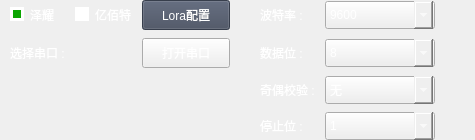
            <widget class="QWidget" name="widget_2" native="true">
             <layout class="QHBoxLayout" name="horizontalLayout_6">
              <property name="spacing">
               <number>0</number>
              </property>
              <property name="leftMargin">
               <number>0</number>
              </property>
              <property name="topMargin">
               <number>0</number>
              </property>
              <property name="rightMargin">
               <number>0</number>
              </property>
              <property name="bottomMargin">
               <number>0</number>
              </property>
              <item>
               <layout class="QGridLayout" name="gridLayout_serial_port_info" rowstretch="0,0,0,0">
                <property name="horizontalSpacing">
                 <number>10</number>
                </property>
                <property name="verticalSpacing">
                 <number>8</number>
                </property>
                <item row="1" column="1">
                 <widget class="QLabel" name="label_com_select">
                  <property name="styleSheet">
                   <string notr="true">QLabel {
	font: 9pt &quot;微软雅黑&quot;;
	color: white;
	max-width: 100px;
}</string>
                  </property>
                  <property name="text">
                   <string>选择串口 :</string>
                  </property>
                 </widget>
                </item>
                <item row="0" column="5">
                 <widget class="QLabel" name="label_baud_rate">
                  <property name="minimumSize">
                   <size>
                    <width>0</width>
                    <height>0</height>
                   </size>
                  </property>
                  <property name="maximumSize">
                   <size>
                    <width>100</width>
                    <height>16777215</height>
                   </size>
                  </property>
                  <property name="styleSheet">
                   <string notr="true">QLabel {
	font: 9pt &quot;微软雅黑&quot;;
	max-width: 100px;
	color: white;
}</string>
                  </property>
                  <property name="text">
                   <string>波特率 :</string>
                  </property>
                 </widget>
                </item>
                <item row="1" column="5">
                 <widget class="QLabel" name="label_data_bits">
                  <property name="styleSheet">
                   <string notr="true">QLabel {
	max-width: 100px;
	font: 9pt &quot;微软雅黑&quot;;
	color: white;
}</string>
                  </property>
                  <property name="text">
                   <string>数据位 :</string>
                  </property>
                 </widget>
                </item>
                <item row="0" column="4">
                 <spacer name="horizontalSpacer_9">
                  <property name="orientation">
                   <enum>Qt::Horizontal</enum>
                  </property>
                  <property name="sizeType">
                   <enum>QSizePolicy::Fixed</enum>
                  </property>
                  <property name="sizeHint" stdset="0">
                   <size>
                    <width>20</width>
                    <height>20</height>
                   </size>
                  </property>
                 </spacer>
                </item>
                <item row="3" column="5">
                 <widget class="QLabel" name="label_stop_bit">
                  <property name="styleSheet">
                   <string notr="true">QLabel {
	max-width: 100px;
	font: 9pt &quot;微软雅黑&quot;;
	color: white;
}</string>
                  </property>
                  <property name="text">
                   <string>停止位 :</string>
                  </property>
                 </widget>
                </item>
                <item row="0" column="6">
                 <widget class="QComboBox" name="comboBox_baud_rate">
                  <property name="enabled">
                   <bool>true</bool>
                  </property>
                  <property name="maximumSize">
                   <size>
                    <width>16777215</width>
                    <height>16777215</height>
                   </size>
                  </property>
                  <property name="styleSheet">
                   <string notr="true">QComboBox {
	border: 1px solid qlineargradient(x1: 0, y1: 0, x2: 0, y2: 1,
                                      stop: 0 #f6f7fa, stop: 1 #dadbde);
	background-color: qlineargradient(spread: pad, x1: 1, y1: 0, x2: 0, y2: 1,
		                              stop: 0 #0d1117,  /* 起始颜色 */
		                              stop: 1 #414a5a   /* 结束颜色 */ ); /* 背景颜色 */
	color: white;		/* 字体颜色 */
	font: 9pt &quot;微软雅黑&quot;;
	height: 22px;
	min-width: 80px;
}

QComboBox:disabled {
    border: 1px solid #808080; /* 禁用状态下的边框颜色 */
    background-color: #333333; /* 禁用状态下的背景颜色 */
    color: #808080; /* 禁用状态下的字体颜色 */
}

QComboBox::drop-down {
    width: 18px; /* 保持 drop-down 的宽度一致 */
}

QComboBox::drop-down:disabled {
    width: 16px; /* 禁用状态下确保宽度一致，避免位移 */
    border: 1px solid #808080; /* 去掉边框 */
    background-color: #333333; /* 禁用状态下的背景颜色 */
}

QComboBox QAbstractItemView {
	outline: 0px solid gray;
	border: 2px solid qlineargradient(x1: 0, y1: 0, x2: 0, y2: 1,
                                      stop: 0 #f6f7fa, stop: 1 #dadbde);
	color: white;
	background-color: qlineargradient(x1: 1, y1: 0, x2: 0, y2: 0,
                                      stop: 0 #989da5, stop: 1 #404959);
	selection-background-color: #435068;
}

QComboBox QAbstractItemView::item {
	height: 22px;
}

/* 滚动条的宽度 */
QComboBox QScrollBar:vertical {

	width: 10px;
}

QComboBox QScrollBar::handle:vertical {
	min-height: 20px; /* 滑块最小高度 */
}

/* 滚动条悬停颜色 */
QComboBox QScrollBar::handle:vertical:hover {
	border: 1px solid white;		/* 滚动条的边框颜色 */
	background-color: #3c485d;
}

/* 始终隐藏上下箭头 */
QComboBox QScrollBar::sub-line,
QComboBox QScrollBar::add-line {
	background: none;
}

QComboBox QScrollBar::add-page,
QComboBox QScrollBar::sub-page {
	background: qlineargradient(x1: 0, y1: 0, x2: 0, y2: 1,
                                stop: 0 #f6f7fa, stop: 1 #dadbde);
}
</string>
                  </property>
                  <property name="currentIndex">
                   <number>6</number>
                  </property>
                  <property name="maxVisibleItems">
                   <number>7</number>
                  </property>
                  <item>
                   <property name="text">
                    <string>110</string>
                   </property>
                  </item>
                  <item>
                   <property name="text">
                    <string>300</string>
                   </property>
                  </item>
                  <item>
                   <property name="text">
                    <string>600</string>
                   </property>
                  </item>
                  <item>
                   <property name="text">
                    <string>1200</string>
                   </property>
                  </item>
                  <item>
                   <property name="text">
                    <string>2400</string>
                   </property>
                  </item>
                  <item>
                   <property name="text">
                    <string>4800</string>
                   </property>
                  </item>
                  <item>
                   <property name="text">
                    <string>9600</string>
                   </property>
                  </item>
                  <item>
                   <property name="text">
                    <string>14400</string>
                   </property>
                  </item>
                  <item>
                   <property name="text">
                    <string>19200</string>
                   </property>
                  </item>
                  <item>
                   <property name="text">
                    <string>38400</string>
                   </property>
                  </item>
                  <item>
                   <property name="text">
                    <string>57600</string>
                   </property>
                  </item>
                  <item>
                   <property name="text">
                    <string>115200</string>
                   </property>
                  </item>
                  <item>
                   <property name="text">
                    <string>128000</string>
                   </property>
                  </item>
                  <item>
                   <property name="text">
                    <string>256000</string>
                   </property>
                  </item>
                 </widget>
                </item>
                <item row="1" column="6">
                 <widget class="QComboBox" name="comboBox_data_bits">
                  <property name="styleSheet">
                   <string notr="true">QComboBox {
	border: 1px solid qlineargradient(x1: 0, y1: 0, x2: 0, y2: 1,
                                      stop: 0 #f6f7fa, stop: 1 #dadbde);
	background-color: qlineargradient(spread: pad, x1: 1, y1: 0, x2: 0, y2: 1,
		                              stop: 0 #0d1117,  /* 起始颜色 */
		                              stop: 1 #414a5a   /* 结束颜色 */ ); /* 背景颜色 */
	color: white;		/* 字体颜色 */
	font: 9pt &quot;微软雅黑&quot;;
	height: 22px;
	min-width: 80px;
}

QComboBox::drop-down {
	width: 18px;
}

QComboBox QAbstractItemView {
	outline: 0px solid gray;
	border: 2px solid qlineargradient(x1: 0, y1: 0, x2: 0, y2: 1,
                                      stop: 0 #f6f7fa, stop: 1 #dadbde);
	color: white;
	background-color: qlineargradient(x1: 1, y1: 0, x2: 0, y2: 0,
                                      stop: 0 #989da5, stop: 1 #404959);
	selection-background-color: #435068;
}

QComboBox QAbstractItemView::item {
	height: 22px;
}

/* 滚动条的宽度 */
QComboBox QScrollBar:vertical {

	width: 10px;
}

QComboBox QScrollBar::handle:vertical {
	min-height: 20px; /* 滑块最小高度 */
}

/* 滚动条悬停颜色 */
QComboBox QScrollBar::handle:vertical:hover {
	border: 1px solid white;		/* 滚动条的边框颜色 */
	background-color: #3c485d;
}

/* 始终隐藏上下箭头 */
QComboBox QScrollBar::sub-line,
QComboBox QScrollBar::add-line {
	background: none;
}

QComboBox QScrollBar::add-page,
QComboBox QScrollBar::sub-page {
	background: qlineargradient(x1: 0, y1: 0, x2: 0, y2: 1,
                                stop: 0 #f6f7fa, stop: 1 #dadbde);
}
</string>
                  </property>
                  <property name="currentIndex">
                   <number>3</number>
                  </property>
                  <item>
                   <property name="text">
                    <string>5</string>
                   </property>
                  </item>
                  <item>
                   <property name="text">
                    <string>6</string>
                   </property>
                  </item>
                  <item>
                   <property name="text">
                    <string>7</string>
                   </property>
                  </item>
                  <item>
                   <property name="text">
                    <string>8</string>
                   </property>
                  </item>
                 </widget>
                </item>
                <item row="3" column="6">
                 <widget class="QComboBox" name="comboBox_stop_bits">
                  <property name="styleSheet">
                   <string notr="true">QComboBox {
	border: 1px solid qlineargradient(x1: 0, y1: 0, x2: 0, y2: 1,
                                      stop: 0 #f6f7fa, stop: 1 #dadbde);
	background-color: qlineargradient(spread: pad, x1: 1, y1: 0, x2: 0, y2: 1,
		                              stop: 0 #0d1117,  /* 起始颜色 */
		                              stop: 1 #414a5a   /* 结束颜色 */ ); /* 背景颜色 */
	color: white;		/* 字体颜色 */
	font: 9pt &quot;微软雅黑&quot;;
	height: 22px;
	min-width: 80px;
}

QComboBox::drop-down {
	width: 18px;
}

QComboBox QAbstractItemView {
	outline: 0px solid gray;
	border: 2px solid qlineargradient(x1: 0, y1: 0, x2: 0, y2: 1,
                                      stop: 0 #f6f7fa, stop: 1 #dadbde);
	color: white;
	background-color: qlineargradient(x1: 1, y1: 0, x2: 0, y2: 0,
                                      stop: 0 #989da5, stop: 1 #404959);
	selection-background-color: #435068;
}

QComboBox QAbstractItemView::item {
	height: 22px;
}

/* 滚动条的宽度 */
QComboBox QScrollBar:vertical {

	width: 10px;
}

QComboBox QScrollBar::handle:vertical {
	min-height: 20px; /* 滑块最小高度 */
}

/* 滚动条悬停颜色 */
QComboBox QScrollBar::handle:vertical:hover {
	border: 1px solid white;		/* 滚动条的边框颜色 */
	background-color: #3c485d;
}

/* 始终隐藏上下箭头 */
QComboBox QScrollBar::sub-line,
QComboBox QScrollBar::add-line {
	background: none;
}

QComboBox QScrollBar::add-page,
QComboBox QScrollBar::sub-page {
	background: qlineargradient(x1: 0, y1: 0, x2: 0, y2: 1,
                                stop: 0 #f6f7fa, stop: 1 #dadbde);
}
</string>
                  </property>
                  <item>
                   <property name="text">
                    <string>1</string>
                   </property>
                  </item>
                  <item>
                   <property name="text">
                    <string>1.5</string>
                   </property>
                  </item>
                  <item>
                   <property name="text">
                    <string>2</string>
                   </property>
                  </item>
                 </widget>
                </item>
                <item row="0" column="2">
                 <widget class="QRadioButton" name="radioButton_ebyte">
                  <property name="focusPolicy">
                   <enum>Qt::NoFocus</enum>
                  </property>
                  <property name="styleSheet">
                   <string notr="true">QRadioButton {
	font: 9pt &quot;微软雅黑&quot;;
	color: white;
}

/* 未选中状态的 RadioButton 指示器 */
QRadioButton::indicator {
    background-color: white; /* 默认背景颜色 */
    border-radius: 8px; /* 圆形指示器 */
}

/* 选中状态的 RadioButton 指示器 */
QRadioButton::indicator:checked {
    background-color: #0ba500; /* 选中时的背景颜色 */
    border: 3px solid white; /* 选中时的边框颜色 */
}

/* 鼠标悬停状态的 RadioButton 指示器 */
QRadioButton::indicator:!checked:hover {
    background-color: #baffae; /* 鼠标悬停时的背景颜色 */
}

</string>
                  </property>
                  <property name="text">
                   <string>亿佰特</string>
                  </property>
                 </widget>
                </item>
                <item row="0" column="1">
                 <widget class="QRadioButton" name="radioButton_ashining">
                  <property name="focusPolicy">
                   <enum>Qt::NoFocus</enum>
                  </property>
                  <property name="styleSheet">
                   <string notr="true">QRadioButton {
	font: 9pt &quot;微软雅黑&quot;;
	color: white;
}

/* 未选中状态的 RadioButton 指示器 */
QRadioButton::indicator {
    background-color: white; /* 默认背景颜色 */
    border-radius: 8px; /* 圆形指示器 */
}

/* 选中状态的 RadioButton 指示器 */
QRadioButton::indicator:checked {
    background-color: #0ba500; /* 选中时的背景颜色 */
    border: 3px solid white; /* 选中时的边框颜色 */
}

/* 鼠标悬停状态的 RadioButton 指示器 */
QRadioButton::indicator:!checked:hover {
    background-color: #baffae; /* 鼠标悬停时的背景颜色 */
}

</string>
                  </property>
                  <property name="text">
                   <string>泽耀</string>
                  </property>
                  <property name="checked">
                   <bool>true</bool>
                  </property>
                 </widget>
                </item>
                <item row="0" column="7">
                 <spacer name="horizontalSpacer_10">
                  <property name="orientation">
                   <enum>Qt::Horizontal</enum>
                  </property>
                  <property name="sizeHint" stdset="0">
                   <size>
                    <width>40</width>
                    <height>20</height>
                   </size>
                  </property>
                 </spacer>
                </item>
                <item row="0" column="3">
                 <widget class="QPushButton" name="pushButton_lora_config">
                  <property name="enabled">
                   <bool>false</bool>
                  </property>
                  <property name="sizePolicy">
                   <sizepolicy hsizetype="Fixed" vsizetype="Fixed">
                    <horstretch>0</horstretch>
                    <verstretch>0</verstretch>
                   </sizepolicy>
                  </property>
                  <property name="focusPolicy">
                   <enum>Qt::NoFocus</enum>
                  </property>
                  <property name="styleSheet">
                   <string notr="true">QPushButton {
    border: 1px solid qlineargradient(x1: 0, y1: 0, x2: 0, y2: 1,
                                      stop: 0 #f6f7fa, stop: 1 #dadbde);
    background-color: qlineargradient(x1: 0, y1: 0, x2: 0, y2: 1,
                                      stop: 0 #435068, stop: 1 #2a354e);
    width: 80px;
	height: 22px;
	font: 9pt &quot;微软雅黑&quot;;
	color: white;
}

QPushButton:hover {
	background-color: #435068
}

QPushButton:pressed {
    background-color: #2c3646
}

QPushButton:disabled {
    background-color: #434b5d
}


</string>
                  </property>
                  <property name="text">
                   <string>Lora配置</string>
                  </property>
                 </widget>
                </item>
                <item row="2" column="6">
                 <widget class="QComboBox" name="comboBox_parity">
                  <property name="styleSheet">
                   <string notr="true">QComboBox {
	border: 1px solid qlineargradient(x1: 0, y1: 0, x2: 0, y2: 1,
                                      stop: 0 #f6f7fa, stop: 1 #dadbde);
	background-color: qlineargradient(spread: pad, x1: 1, y1: 0, x2: 0, y2: 1,
		                              stop: 0 #0d1117,  /* 起始颜色 */
		                              stop: 1 #414a5a   /* 结束颜色 */ ); /* 背景颜色 */
	color: white;		/* 字体颜色 */
	font: 9pt &quot;微软雅黑&quot;;
	height: 22px;
	min-width: 80px;
}

QComboBox::drop-down {
	width: 18px;
}

QComboBox QAbstractItemView {
	outline: 0px solid gray;
	border: 2px solid qlineargradient(x1: 0, y1: 0, x2: 0, y2: 1,
                                      stop: 0 #f6f7fa, stop: 1 #dadbde);
	color: white;
	background-color: qlineargradient(x1: 1, y1: 0, x2: 0, y2: 0,
                                      stop: 0 #989da5, stop: 1 #404959);
	selection-background-color: #435068;
}

QComboBox QAbstractItemView::item {
	height: 22px;
}

/* 滚动条的宽度 */
QComboBox QScrollBar:vertical {

	width: 10px;
}

QComboBox QScrollBar::handle:vertical {
	min-height: 20px; /* 滑块最小高度 */
}

/* 滚动条悬停颜色 */
QComboBox QScrollBar::handle:vertical:hover {
	border: 1px solid white;		/* 滚动条的边框颜色 */
	background-color: #3c485d;
}

/* 始终隐藏上下箭头 */
QComboBox QScrollBar::sub-line,
QComboBox QScrollBar::add-line {
	background: none;
}

QComboBox QScrollBar::add-page,
QComboBox QScrollBar::sub-page {
	background: qlineargradient(x1: 0, y1: 0, x2: 0, y2: 1,
                                stop: 0 #f6f7fa, stop: 1 #dadbde);
}
</string>
                  </property>
                  <item>
                   <property name="text">
                    <string>无</string>
                   </property>
                  </item>
                  <item>
                   <property name="text">
                    <string>奇校验</string>
                   </property>
                  </item>
                  <item>
                   <property name="text">
                    <string>偶校验</string>
                   </property>
                  </item>
                 </widget>
                </item>
                <item row="2" column="5">
                 <widget class="QLabel" name="label_parity">
                  <property name="styleSheet">
                   <string notr="true">QLabel {
	max-width: 100px;
	font: 9pt &quot;微软雅黑&quot;;
	color: white;
}</string>
                  </property>
                  <property name="text">
                   <string>奇偶校验 :</string>
                  </property>
                 </widget>
                </item>
                <item row="1" column="3">
                 <widget class="QPushButton" name="pushButton_open_serial_port">
                  <property name="sizePolicy">
                   <sizepolicy hsizetype="Fixed" vsizetype="Fixed">
                    <horstretch>0</horstretch>
                    <verstretch>0</verstretch>
                   </sizepolicy>
                  </property>
                  <property name="focusPolicy">
                   <enum>Qt::NoFocus</enum>
                  </property>
                  <property name="styleSheet">
                   <string notr="true">QPushButton {
    border: 1px solid qlineargradient(x1: 0, y1: 0, x2: 0, y2: 1,
                                      stop: 0 #f6f7fa, stop: 1 #dadbde);
    background-color: qlineargradient(x1: 0, y1: 0, x2: 0, y2: 1,
                                      stop: 0 #435068, stop: 1 #2a354e);
    width: 80px;
	height: 22px;
	font: 9pt &quot;微软雅黑&quot;;
	color: white;
}

QPushButton:hover {
	background-color: #435068
}

QPushButton:pressed {
    background-color: #2c3646
}

QPushButton:disabled {
    background-color: #434b5d
}


</string>
                  </property>
                  <property name="text">
                   <string>打开串口</string>
                  </property>
                 </widget>
                </item>
                <item row="0" column="0">
                 <spacer name="horizontalSpacer_11">
                  <property name="orientation">
                   <enum>Qt::Horizontal</enum>
                  </property>
                  <property name="sizeType">
                   <enum>QSizePolicy::Fixed</enum>
                  </property>
                  <property name="sizeHint" stdset="0">
                   <size>
                    <width>10</width>
                    <height>20</height>
                   </size>
                  </property>
                 </spacer>
                </item>
               </layout>
              </item>
             </layout>
            </widget>
